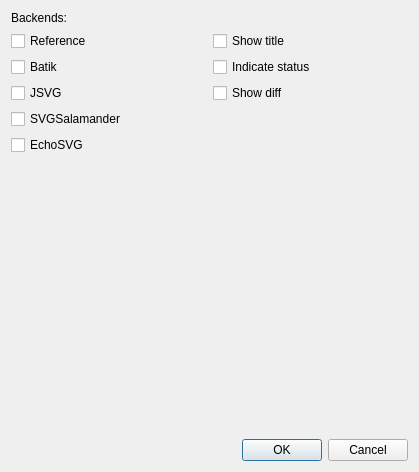
<?xml version="1.0" encoding="UTF-8"?>
<ui version="4.0">
 <class>ExportDialog</class>
 <widget class="QDialog" name="ExportDialog">
  <property name="geometry">
   <rect>
    <x>0</x>
    <y>0</y>
    <width>419</width>
    <height>472</height>
   </rect>
  </property>
  <property name="windowTitle">
   <string>Export</string>
  </property>
  <layout class="QVBoxLayout" name="verticalLayout_3">
   <item>
    <widget class="QLabel" name="label">
     <property name="text">
      <string>Backends:</string>
     </property>
    </widget>
   </item>
   <item>
    <layout class="QHBoxLayout" name="horizontalLayout">
     <item>
      <layout class="QVBoxLayout" name="verticalLayout">
       <item>
        <widget class="QCheckBox" name="chBoxBReference">
         <property name="text">
          <string>Reference</string>
         </property>
        </widget>
       </item>
       <item>
        <widget class="QCheckBox" name="chBoxBBatik">
         <property name="text">
          <string>Batik</string>
         </property>
        </widget>
       </item>
       <!-- New rasterizers -->
       <item>
        <widget class="QCheckBox" name="chBoxBJSVG">
         <property name="text">
          <string>JSVG</string>
         </property>
        </widget>
       </item>
       <item>
        <widget class="QCheckBox" name="chBoxBSVGSalamander">
         <property name="text">
          <string>SVGSalamander</string>
         </property>
        </widget>
       </item>
       <item>
        <widget class="QCheckBox" name="chBoxBEchoSVG">
         <property name="text">
          <string>EchoSVG</string>
         </property>
        </widget>
       </item>
       <item>
        <spacer name="verticalSpacer">
         <property name="orientation">
          <enum>Qt::Vertical</enum>
         </property>
         <property name="sizeHint" stdset="0">
          <size>
           <width>1</width>
           <height>1</height>
          </size>
         </property>
        </spacer>
       </item>
      </layout>
     </item>
     <item>
      <layout class="QVBoxLayout" name="verticalLayout_2">
       <item>
        <widget class="QCheckBox" name="chBoxShowTitle">
         <property name="text">
          <string>Show title</string>
         </property>
        </widget>
       </item>
       <item>
        <widget class="QCheckBox" name="chBoxIndicateStatus">
         <property name="toolTip">
          <string>Draw a colored frame around a test image that indicates a test pass status.</string>
         </property>
         <property name="text">
          <string>Indicate status</string>
         </property>
        </widget>
       </item>
       <item>
        <widget class="QCheckBox" name="chBoxShowDiff">
         <property name="toolTip">
          <string>Draw a colored frame around a test image that indicates a test pass status.</string>
         </property>
         <property name="text">
          <string>Show diff</string>
         </property>
        </widget>
       </item>
       <item>
        <spacer name="verticalSpacer_2">
         <property name="orientation">
          <enum>Qt::Vertical</enum>
         </property>
         <property name="sizeHint" stdset="0">
          <size>
           <width>1</width>
           <height>1</height>
          </size>
         </property>
        </spacer>
       </item>
      </layout>
     </item>
    </layout>
   </item>
   <item>
    <widget class="QDialogButtonBox" name="buttonBox">
     <property name="orientation">
      <enum>Qt::Horizontal</enum>
     </property>
     <property name="standardButtons">
      <set>QDialogButtonBox::Cancel|QDialogButtonBox::Ok</set>
     </property>
    </widget>
   </item>
  </layout>
 </widget>
 <resources/>
 <connections>
  <connection>
   <sender>buttonBox</sender>
   <signal>accepted()</signal>
   <receiver>ExportDialog</receiver>
   <slot>accept()</slot>
   <hints>
    <hint type="sourcelabel">
     <x>224</x>
     <y>370</y>
    </hint>
    <hint type="destinationlabel">
     <x>157</x>
     <y>274</y>
    </hint>
   </hints>
  </connection>
  <connection>
   <sender>buttonBox</sender>
   <signal>rejected()</signal>
   <receiver>ExportDialog</receiver>
   <slot>reject()</slot>
   <hints>
    <hint type="sourcelabel">
     <x>292</x>
     <y>376</y>
    </hint>
    <hint type="destinationlabel">
     <x>286</x>
     <y>274</y>
    </hint>
   </hints>
  </connection>
 </connections>
</ui>
